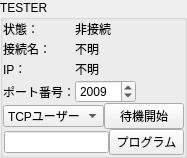
<?xml version="1.0" encoding="UTF-8"?>
<ui version="4.0">
 <class>ClientSettingForm</class>
 <widget class="QGroupBox" name="ClientSettingForm">
  <property name="geometry">
   <rect>
    <x>0</x>
    <y>0</y>
    <width>174</width>
    <height>147</height>
   </rect>
  </property>
  <property name="windowTitle">
   <string>GroupBox</string>
  </property>
  <property name="title">
   <string>TESTER</string>
  </property>
  <layout class="QVBoxLayout" name="verticalLayout">
   <property name="spacing">
    <number>0</number>
   </property>
   <property name="leftMargin">
    <number>0</number>
   </property>
   <property name="topMargin">
    <number>0</number>
   </property>
   <property name="rightMargin">
    <number>0</number>
   </property>
   <property name="bottomMargin">
    <number>0</number>
   </property>
   <item>
    <layout class="QFormLayout" name="formLayout">
     <property name="fieldGrowthPolicy">
      <enum>QFormLayout::FieldGrowthPolicy::FieldsStayAtSizeHint</enum>
     </property>
     <property name="verticalSpacing">
      <number>2</number>
     </property>
     <item row="0" column="0">
      <widget class="QLabel" name="label">
       <property name="text">
        <string>状態：</string>
       </property>
      </widget>
     </item>
     <item row="0" column="1">
      <widget class="QLabel" name="StateLabel">
       <property name="text">
        <string>非接続</string>
       </property>
      </widget>
     </item>
     <item row="3" column="0">
      <widget class="QLabel" name="label_3">
       <property name="text">
        <string>ポート番号：</string>
       </property>
      </widget>
     </item>
     <item row="3" column="1">
      <widget class="QSpinBox" name="PortSpinBox">
       <property name="minimum">
        <number>1024</number>
       </property>
       <property name="maximum">
        <number>65535</number>
       </property>
       <property name="value">
        <number>2009</number>
       </property>
      </widget>
     </item>
     <item row="1" column="0">
      <widget class="QLabel" name="label_13">
       <property name="text">
        <string>接続名：</string>
       </property>
      </widget>
     </item>
     <item row="1" column="1">
      <widget class="QLabel" name="NameLabel">
       <property name="text">
        <string>不明</string>
       </property>
      </widget>
     </item>
     <item row="2" column="0">
      <widget class="QLabel" name="label_2">
       <property name="text">
        <string>IP：</string>
       </property>
      </widget>
     </item>
     <item row="2" column="1">
      <widget class="QLabel" name="IPLabel">
       <property name="text">
        <string>不明</string>
       </property>
      </widget>
     </item>
    </layout>
   </item>
   <item>
    <layout class="QHBoxLayout" name="horizontalLayout">
     <item>
      <spacer name="horizontalSpacer">
       <property name="orientation">
        <enum>Qt::Orientation::Horizontal</enum>
       </property>
       <property name="sizeHint" stdset="0">
        <size>
         <width>40</width>
         <height>20</height>
        </size>
       </property>
      </spacer>
     </item>
     <item>
      <widget class="QComboBox" name="ComboBox">
       <property name="whatsThis">
        <string>&lt;html&gt;&lt;head/&gt;&lt;body&gt;&lt;p&gt;「TCPユーザー」&lt;/p&gt;&lt;p&gt;クライアントと通信する一般的な形式です。&lt;/p&gt;&lt;p&gt;「CPU」&lt;/p&gt;&lt;p&gt;移動を行わず、探索を繰り返すデバッグ用のクライアントです。&lt;/p&gt;&lt;p&gt;「ManualClient」&lt;/p&gt;&lt;p&gt;手動で操作するデバッグ用のクライアントです。&lt;/p&gt;&lt;/body&gt;&lt;/html&gt;</string>
       </property>
       <item>
        <property name="text">
         <string>TCPユーザー</string>
        </property>
       </item>
      </widget>
     </item>
     <item>
      <widget class="QPushButton" name="ConnectButton">
       <property name="text">
        <string>待機開始</string>
       </property>
       <property name="checkable">
        <bool>true</bool>
       </property>
       <property name="autoDefault">
        <bool>false</bool>
       </property>
      </widget>
     </item>
    </layout>
   </item>
   <item>
    <layout class="QHBoxLayout" name="horizontalLayout_2">
     <item>
      <spacer name="horizontalSpacer_2">
       <property name="orientation">
        <enum>Qt::Orientation::Horizontal</enum>
       </property>
       <property name="sizeHint" stdset="0">
        <size>
         <width>5</width>
         <height>20</height>
        </size>
       </property>
      </spacer>
     </item>
     <item>
      <widget class="QLineEdit" name="ProgramFileEdit">
       <property name="maximumSize">
        <size>
         <width>16777215</width>
         <height>16777215</height>
        </size>
       </property>
      </widget>
     </item>
     <item>
      <widget class="QPushButton" name="ProgramButton">
       <property name="maximumSize">
        <size>
         <width>75</width>
         <height>16777215</height>
        </size>
       </property>
       <property name="text">
        <string>プログラム</string>
       </property>
      </widget>
     </item>
    </layout>
   </item>
  </layout>
 </widget>
 <resources/>
 <connections>
  <connection>
   <sender>ConnectButton</sender>
   <signal>clicked(bool)</signal>
   <receiver>ClientSettingForm</receiver>
   <slot>setConnectionEnabled(bool)</slot>
   <hints>
    <hint type="sourcelabel">
     <x>229</x>
     <y>101</y>
    </hint>
    <hint type="destinationlabel">
     <x>208</x>
     <y>46</y>
    </hint>
   </hints>
  </connection>
  <connection>
   <sender>ComboBox</sender>
   <signal>currentTextChanged(QString)</signal>
   <receiver>ClientSettingForm</receiver>
   <slot>ComboBoxChenged(QString)</slot>
   <hints>
    <hint type="sourcelabel">
     <x>38</x>
     <y>115</y>
    </hint>
    <hint type="destinationlabel">
     <x>17</x>
     <y>88</y>
    </hint>
   </hints>
  </connection>
  <connection>
   <sender>ProgramButton</sender>
   <signal>clicked()</signal>
   <receiver>ClientSettingForm</receiver>
   <slot>PushedProgramSelect()</slot>
   <hints>
    <hint type="sourcelabel">
     <x>229</x>
     <y>101</y>
    </hint>
    <hint type="destinationlabel">
     <x>208</x>
     <y>46</y>
    </hint>
   </hints>
  </connection>
 </connections>
 <slots>
  <slot>PushedProgramSelect()</slot>
  <slot>ComboBoxChenged(QString)</slot>
  <slot>setConnectionEnabled(bool)</slot>
 </slots>
</ui>
